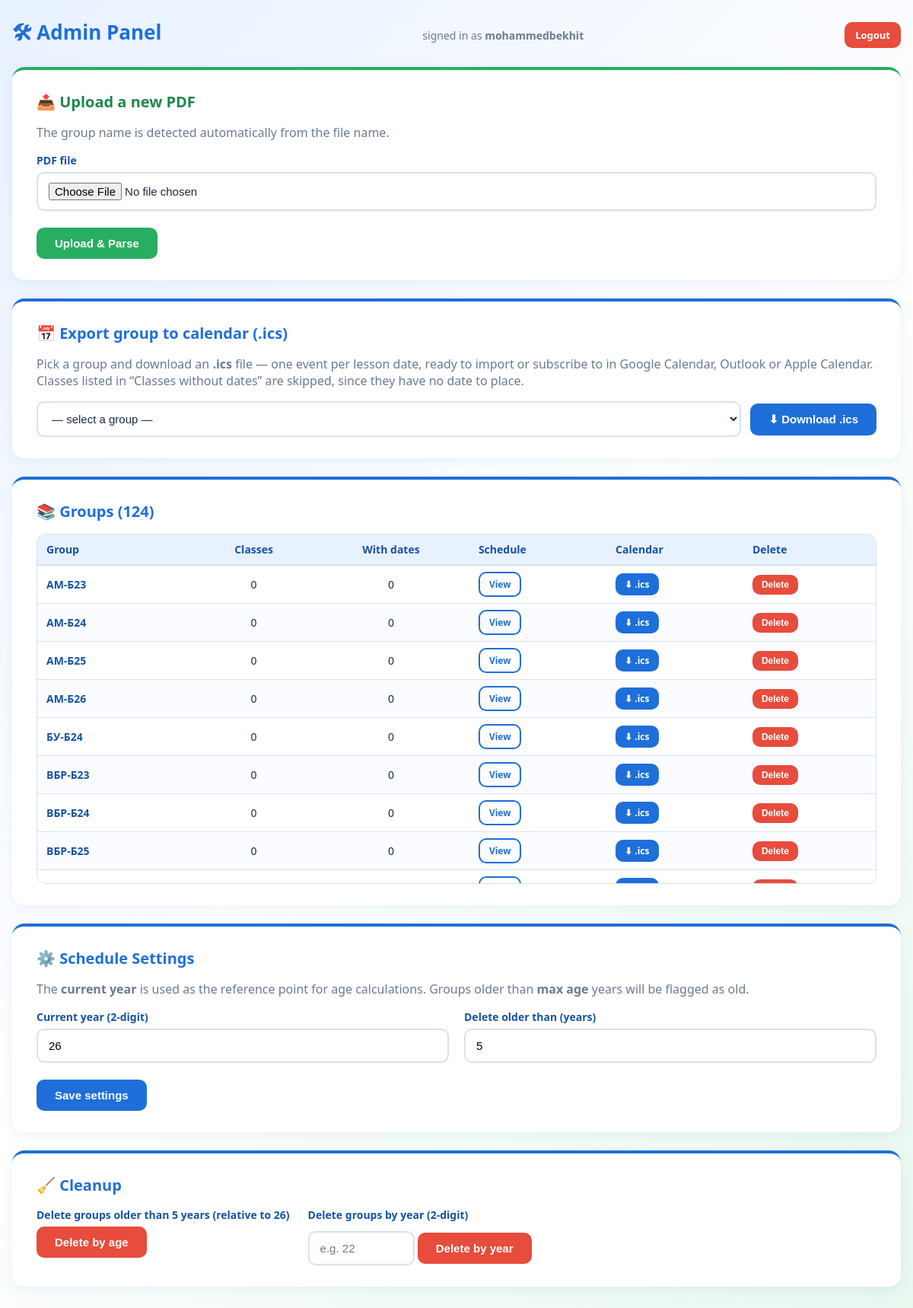
Page /admin/panel (signed in) on the earlier database version.
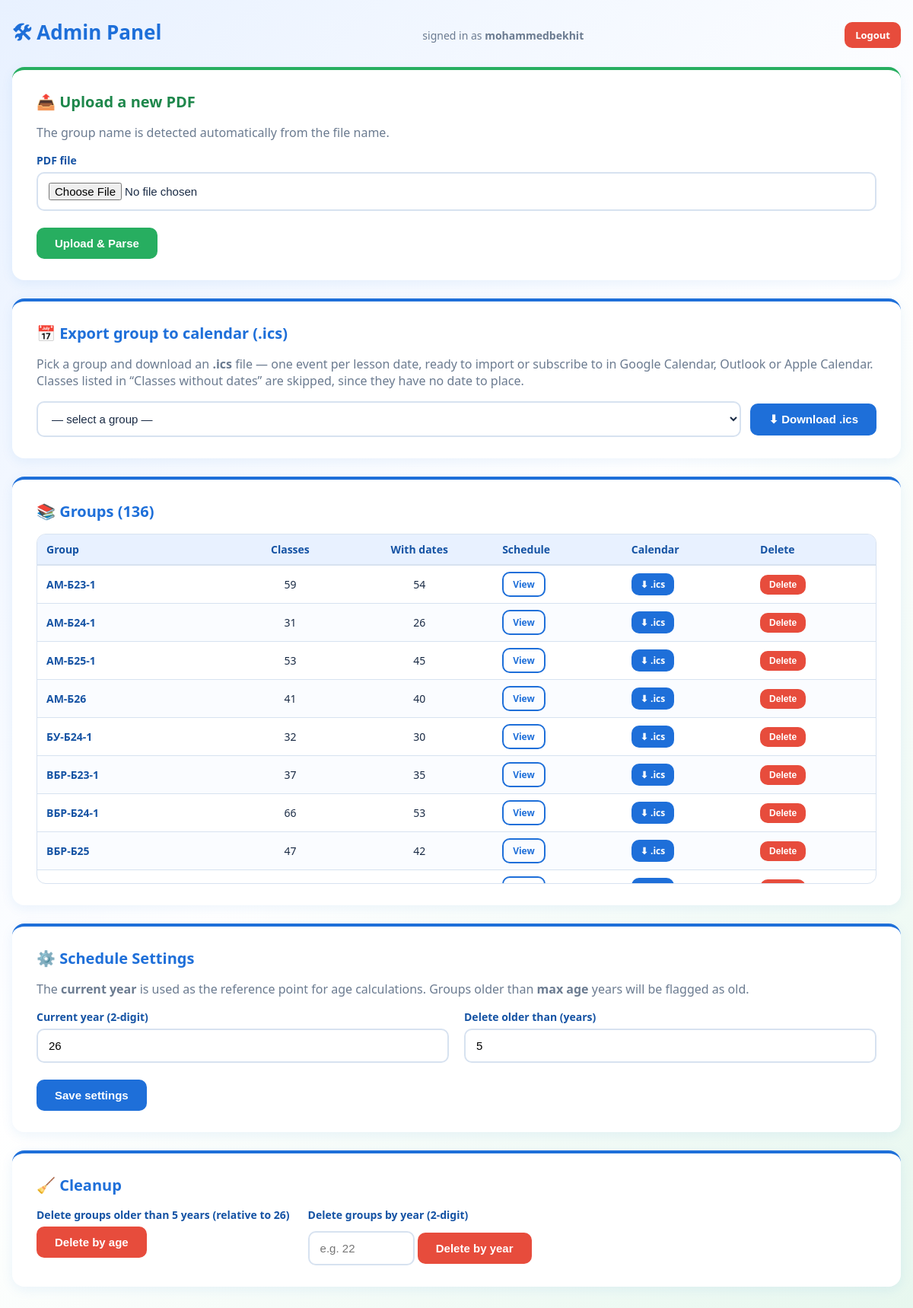
Same page on the later database version.
### tables this page shows
CREATE TABLE schedules (
                group_name  TEXT PRIMARY KEY,
                schedule    TEXT NOT NULL,
                pdf_name    TEXT,
                uploaded_at TEXT DEFAULT CURRENT_TIMESTAMP
            );

CREATE TABLE settings (
                key   TEXT PRIMARY KEY,
                value TEXT NOT NULL
            );

### app.py (the view, shortened to what this page needs)
@app.route("/admin/panel", methods=["GET", "POST"])
@admin_required
def admin_panel():
    settings = get_all_settings()
    groups = list_groups()
    return render_template(
        "admin.html",
        groups=groups,
        group_rows=list_groups_with_counts(),
        settings=settings,
        admin_user=ADMIN_USER,
    )

### app.py (called while the page is built)
@app.after_request
def set_security_headers(resp):
    resp.headers["X-Content-Type-Options"] = "nosniff"
    resp.headers["X-Frame-Options"] = "DENY"
    resp.headers["Referrer-Policy"] = "strict-origin-when-cross-origin"
    resp.headers["Permissions-Policy"] = "geolocation=(), microphone=(), camera=()"
    resp.headers["Content-Security-Policy"] = (
        "default-src 'self'; "
        "style-src 'self' 'unsafe-inline'; "
        "script-src 'self' 'unsafe-inline'; "
        "img-src 'self' data:; "
        "font-src 'self' data:; "
        "frame-ancestors 'none'; "
        "base-uri 'self'; "
        "form-action 'self'"
    )
    return resp

def list_groups():
    with sqlite3.connect(DB_PATH) as conn:
        rows = conn.execute(
            "SELECT group_name FROM schedules ORDER BY group_name"
        ).fetchall()
    return [r[0] for r in rows]

def list_groups_with_counts() -> list:
    with sqlite3.connect(DB_PATH) as conn:
        rows = conn.execute(
            "SELECT s.group_name, COUNT(c.id), "
            "SUM(CASE WHEN c.dates IS NULL OR c.dates = '[]' THEN 0 ELSE 1 END) "
            "FROM schedules s LEFT JOIN classes c ON c.group_name = s.group_name "
            "GROUP BY s.group_name ORDER BY s.group_name"
        ).fetchall()
    return [{"name": r[0], "classes": r[1] or 0, "dated": r[2] or 0} for r in rows]

def get_all_settings() -> dict:
    with sqlite3.connect(DB_PATH) as conn:
        rows = conn.execute("SELECT key, value FROM settings").fetchall()
    return {k: v for k, v in rows}

def admin_required(f):
    @wraps(f)
    def wrapper(*args, **kwargs):
        if not session.get("is_admin"):
            return redirect(url_for("admin_login"))
        return f(*args, **kwargs)
    return wrapper

### templates/admin.html (shortened to what this page needs)
{% extends "base.html" %}
{% block content %}
<div class="schedule-header">
    <h2>🛠 Admin Panel</h2>
    <span class="badge-text">signed in as <b>{{ admin_user }}</b></span>
    <a href="{{ url_for('admin_logout') }}" class="btn danger small">Logout</a>
</div>
<div class="card green">
    <h2>📤 Upload a new PDF</h2>
    <p style="color: var(--muted); margin-top: 0;">
        The group name is detected automatically from the file name.
    </p>
    <form method="post" enctype="multipart/form-data">
        <label for="pdf">PDF file</label>
        <input type="file" name="pdf" id="pdf" accept=".pdf" required>
        <br><br>
        <button type="submit" class="btn green">Upload &amp; Parse</button>
    </form>
</div>
<div class="card">
    <h2>📅 Export group to calendar (.ics)</h2>
    <p style="color: var(--muted); margin-top: 0;">
        Pick a group and download an <b>.ics</b> file — one event per lesson date,
        ready to import or subscribe to in Google&nbsp;Calendar, Outlook or Apple&nbsp;Calendar.
        Classes listed in “Classes without dates” are skipped, since they have no date to place.
    </p>
    {% if groups %}
    <form method="get" action="{{ url_for('admin_export_ics') }}" class="ics-export-form">
        <div class="ics-export-row">
            <select name="group" id="ics-group" required>
                <option value="">— select a group —</option>
            </select>
            <button type="submit" class="btn">⬇ Download .ics</button>
        </div>
    </form>
    {% else %}
    <p style="color: var(--muted); font-style: italic;">No groups uploaded yet.</p>
    {% endif %}
</div>
<div class="card">
    <h2>📚 Groups ({{ group_rows|length }})</h2>
    <div class="groups-table-wrap">
        <table class="groups-table">
            <thead>
                <tr>
                    <th>Group</th>
                    <th class="num">Classes</th>
                    <th class="num">With dates</th>
                    <th>Schedule</th>
                    <th>Calendar</th>
                    <th>Delete</th>
                </tr>
            </thead>
            <tbody>
                {% for row in group_rows %}
                <tr>
                    <td class="g-name">{{ row.name }}</td>
                    <td class="num">{{ row.classes }}</td>
                    <td class="num">{{ row.dated }}</td>
                    <td>
                        <a href="{{ url_for('schedule', group=row.name) }}" class="btn ghost small">View</a>
                    </td>
                    <td>
                        <a href="{{ url_for('ics_export', group=row.name) }}" class="btn small">⬇ .ics</a>
                    </td>
                    <td>
                        <form method="post" action="{{ url_for('admin_delete', group=row.name) }}"
                              onsubmit="return confirm('Delete {{ row.name }} and all its classes?');">
                            <button type="submit" class="btn danger small">Delete</button>
                        </form>
                    </td>
                </tr>
                {% endfor %}
            </tbody>
        </table>
    </div>
</div>
<div class="card">
    <h2>⚙️ Schedule Settings</h2>
    <p style="color: var(--muted); margin-top: 0;">
        The <b>current year</b> is used as the reference point for age calculations.
        Groups older than <b>max age</b> years will be flagged as old.
    </p>
    <form method="post" action="{{ url_for('admin_save_settings') }}">
        <div style="display:flex; gap: 20px; flex-wrap: wrap;">
            <div style="flex:1; min-width: 220px;">
                <label for="current_year">Current year (2-digit)</label>
                <input type="text" id="current_year" name="current_year" value="{{ settings.current_year }}"
                    maxlength="2" pattern="\d{2}" required>
            </div>
            <div style="flex:1; min-width: 220px;">
                <label for="max_age_years">Delete older than (years)</label>
                <input type="text" id="max_age_years" name="max_age_years" value="{{ settings.max_age_years }}"
                    maxlength="2" pattern="\d{2}" required>
            </div>
        </div>
        <br>
        <button type="submit" class="btn">Save settings</button>
    </form>
</div>
<div class="card">
    <h2>🧹 Cleanup</h2>
    <div style="display:flex; gap: 24px; flex-wrap: wrap;">
        <form method="post" action="{{ url_for('admin_cleanup_by_age') }}"
              onsubmit="return confirm('Delete every group older than max_age_years?');">
            <label>Delete groups older than <b>{{ settings.max_age_years }}</b> years
                (relative to {{ settings.current_year }})</label>
            <button type="submit" class="btn danger">Delete by age</button>
        </form>
        <form method="post" action="{{ url_for('admin_cleanup_by_year') }}"
              onsubmit="return confirm('Delete every group of the given year?');">
            <label for="target_year">Delete groups by year (2-digit)</label>
            <input type="text" id="target_year" name="target_year" maxlength="2" pattern="\d{2}"
                   placeholder="e.g. 22" style="max-width:140px;">
            <button type="submit" class="btn danger" style="margin-top:8px;">Delete by year</button>
        </form>
    </div>
</div>
{% endblock %}

### templates/base.html (shortened to what this page needs)
<!DOCTYPE html>
<html lang="en">
<head>
    <link rel="stylesheet" href="{{ url_for('static', filename='style.css') }}">
</head>
<body>
    <div class="container">
        {% block content %}{% endblock %}
    </div>
</body>
</html>

### static/style.css (style rules this page uses)
* { box-sizing: border-box; }
body { margin: 0; font-family: "Segoe UI", Tahoma, Verdana, sans-serif; background: linear-gradient(135deg, var(--blue-soft) 0%, var(--white) 50%, var(--green-soft) 100%); min-height: 100vh; color: var(--text); }
.container { width: 100%; max-width: 2400px; margin: 0 auto; padding: 24px 16px 56px; }
.card { background: var(--white); border-radius: 16px; padding: 28px 32px; box-shadow: var(--shadow); margin-bottom: 24px; border-top: 4px solid var(--blue); }
.card h2 { margin: 0 0 16px; color: var(--blue); font-size: 20px; }
.card.green { border-top-color: var(--green); }
.card.green h2 { color: var(--green-dark); }
label { display: block; font-weight: 600; color: var(--blue-dark); margin-bottom: 6px; font-size: 14px; }
input[type="text"], input[type="password"], input[type="file"] { width: 100%; padding: 12px 14px; border: 2px solid var(--border); border-radius: 10px; font-size: 15px; outline: none; transition: border-color 0.18s ease; background: var(--white); }
.btn { display: inline-block; padding: 12px 24px; border: none; border-radius: 10px; background: var(--blue); color: var(--white); font-size: 15px; font-weight: 600; cursor: pointer; text-decoration: none; transition: all 0.18s ease; }
.btn.green { background: var(--green); }
.btn.ghost { background: transparent; color: var(--blue); border: 2px solid var(--blue); }
.btn.danger { background: #e74c3c; }
.btn.small { padding: 8px 14px; font-size: 13px; }
.schedule-header { display: flex; justify-content: space-between; align-items: center; flex-wrap: wrap; gap: 16px; margin-bottom: 20px; }
.schedule-header h2 { margin: 0; color: var(--blue); font-size: 26px; }
.badge-text { color: var(--muted); font-size: 14px; }
.ics-export-row { display: flex; gap: 12px; flex-wrap: wrap; align-items: center; }
.ics-export-row select { flex: 1 1 280px; min-width: 220px; padding: 12px 14px; border: 2px solid var(--border); border-radius: 10px; font-size: 15px; background: var(--white); color: var(--text); }
.groups-table-wrap { max-height: 460px; overflow-y: auto; border: 1px solid var(--border); border-radius: 12px; }
table.groups-table { width: 100%; border-collapse: collapse; font-size: 14px; }
table.groups-table th { position: sticky; top: 0; background: var(--blue-soft); color: var(--blue-dark); text-align: left; padding: 10px 12px; font-weight: 700; border-bottom: 2px solid var(--border); z-index: 1; }
table.groups-table th.num, table.groups-table td.num { text-align: center; }
table.groups-table td { padding: 8px 12px; border-bottom: 1px solid var(--border); vertical-align: middle; }
table.groups-table tr:nth-child(even) td { background: #fafcff; }
table.groups-table td.g-name { font-weight: 700; color: var(--blue-dark); white-space: nowrap; }
table.groups-table td form { margin: 0; }
table.groups-table .btn.small { padding: 6px 12px; font-size: 12px; }

Differences in the rows shown:
removed schedules: name "АМ-Б23", classes "0", dated "0"
removed schedules: name "АМ-Б24", classes "0", dated "0"
removed schedules: name "АМ-Б25", classes "0", dated "0"
removed schedules: name "БУ-Б24", classes "0", dated "0"
removed schedules: name "ВБР-Б23", classes "0", dated "0"
removed schedules: name "ВБР-Б24", classes "0", dated "0"
added schedules: name "АМ-Б23-1", classes "59", dated "54"
added schedules: name "АМ-Б24-1", classes "31", dated "26"
added schedules: name "АМ-Б25-1", classes "53", dated "45"
changed schedules "АМ-Б26": classes "0" → "41"; dated "0" → "40"
added schedules: name "БУ-Б24-1", classes "32", dated "30"
added schedules: name "ВБР-Б23-1", classes "37", dated "35"
added schedules: name "ВБР-Б24-1", classes "66", dated "53"
changed schedules "ВБР-Б25": classes "0" → "47"; dated "0" → "42"
Other differences:
{{ group_rows|length }}: "124" → "136"
